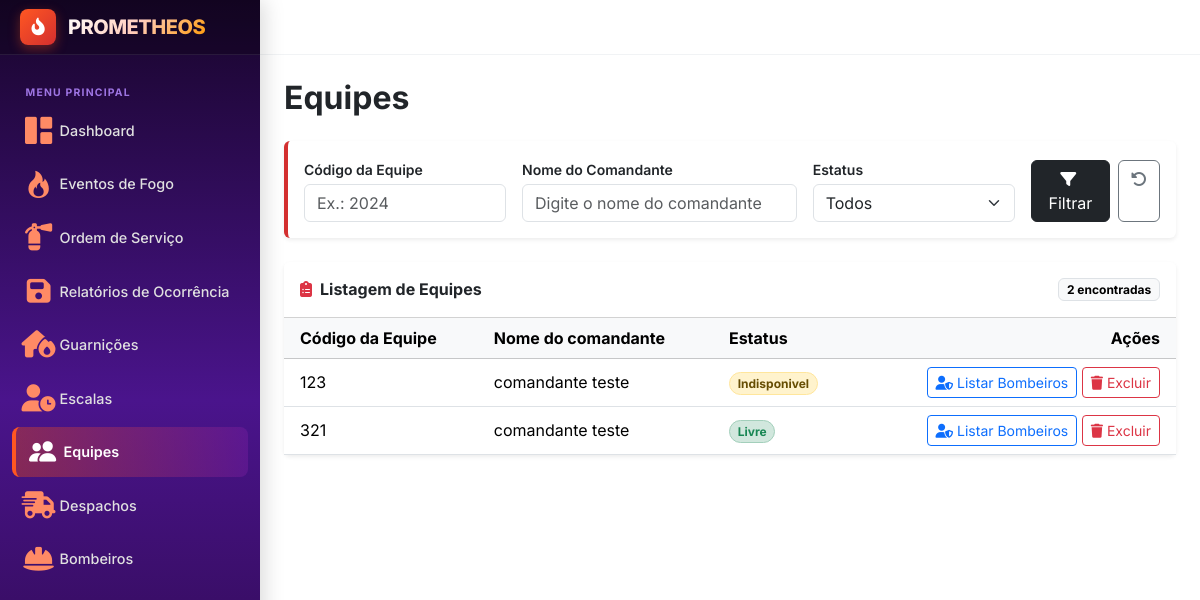
Page /equipes on the earlier database version.
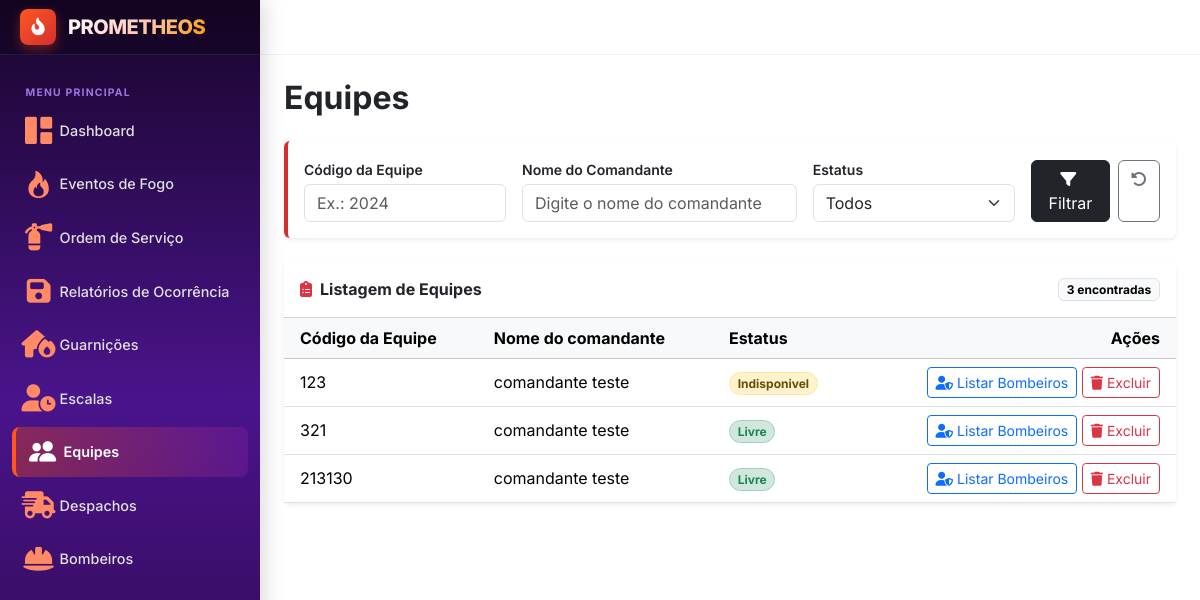
Same page on the later database version.
### gestao/models.py (models this page shows, shortened)
class Equipe(models.Model):
    id = models.IntegerField(primary_key=True)
    codigo = models.IntegerField()
    estatus = models.CharField(choices=Estatus, default=Estatus.LIVRE)
    id_comandante = models.ForeignKey("usuario.Bombeiro", on_delete=models.PROTECT)
    @property
    def nomeComandante(self):
           if self.id_comandante:
                  return self.id_comandante.id_usuario.nome
           return None

### usuario/models.py (models this page shows, shortened)
class Bombeiro(models.Model):
    id_usuario = models.OneToOneField(Usuario, on_delete=models.CASCADE)
    id_equipe = models.ForeignKey(Equipe, on_delete=models.PROTECT, blank=True, null=True)
    id_escala = models.ForeignKey(Escala, on_delete=models.SET_NULL, null=True, blank=True, related_name="bombeiros")
    matricula = models.IntegerField(primary_key=True)
    estatus = models.CharField(choices=Estatus.choices, default=Estatus.LIVRE)
    proficiencia = models.CharField(choices=Proficiencia.choices, blank=True, null=True, default=None)

class Usuario(models.Model):
    class perfil(models.TextChoices):
        ADMIN = "ADMIN"
        SALA_SITUACAO = "SALA_SITUACAO"
        COMANDO = "COMANDO"
        COMBATENTE = "COMBATENTE"
    id = models.IntegerField(primary_key=True)
    nome = models.CharField(max_length=50)
    email = models.EmailField()
    perfil = models.CharField(choices=perfil.choices)

### gestao/views.py (the view)
# urls.py: path('equipes', views.equipes, name='equipe'),
def equipes(request):
    equipes = Equipe.objects.all().order_by("codigo")
    filtros = {
        "codigo" : request.GET.get("codigo", ""),
        "estatus" : request.GET.get("estatus", ""),
        "comandante" : request.GET.get("comandante", "").strip()
    }
    if filtros["codigo"]:
        equipes = equipes.filter(codigo=filtros["codigo"])
    if filtros['estatus']:
        equipes = equipes.filter(estatus=filtros["estatus"])
    if filtros["comandante"]:
        equipes = equipes.filter(id_comandante__id_usuario__nome__icontains=filtros["comandante"])
    contexto = {
        "equipes" : equipes,
        "filtros" : filtros,
        "estatus_opcoes" : Equipe._meta.get_field("estatus").choices
    }
    return render(request, 'gestao/equipes.html', contexto)

### templates/gestao/equipes.html (shortened to what the changed rows need)
{% extends "layout.html" %}
{% block content %}
<div class="d-flex flex-wrap align-items-start justify-content-between gap-3 mb-4">
    <div>
        <h1 class="h2 fw-bold mb-0">Equipes</h1>
    </div>
</div>
<div class="card border-0 shadow-sm">
    <div class="card-header bg-white d-flex align-items-center justify-content-between py-3">
        <h2 class="h6 fw-bold mb-0">
            <i class="fa-solid fa-clipboard-list text-danger me-2"></i>Listagem de Equipes
        </h2>
        <span class="badge text-bg-light border">{{ equipes|length }} encontrada{{ equipes|length|pluralize }}</span>
    </div>
    <div class="table-responsive">
        <table class="table table-hover align-middle mb-0">
            <thead class="table-light">
                <tr>
                    <th scope="col" class="ps-3">Código da Equipe</th>
                    <th scope="col">Nome do comandante</th>
                    <th scope="col">Estatus</th>
                    <th scope="col" class="text-end pe-3">Ações</th>
                </tr>
            </thead>
            <tbody>
                {% for equipe in equipes %}
                <tr>
                    <td class="ps-3">{{ equipe.codigo }}</td>
                    <td>{{ equipe.nomeComandante }}</td>
                    <td>
                        {% if equipe.estatus == "LIVRE" %}
                        <span class="badge bg-success-subtle text-success border border-success-subtle rounded-pill">{{ equipe.get_estatus_display }}</span>
                        {% elif equipe.estatus == "INDISPONIVEL" %}
                        <span class="badge bg-warning-subtle text-warning-emphasis border border-warning-subtle rounded-pill">{{ equipe.get_estatus_display }}</span>
                        {% else %}
                        <span class="badge bg-secondary-subtle text-secondary border border-secondary-subtle rounded-pill">{{ equipe.get_estatus_display|default:equipe.estatus }}</span>
                        {% endif %}
                    </td>
                    <td class="text-end pe-3 text-nowrap">
                        <button type="button" class="btn btn-sm btn-outline-primary"
                                data-bs-toggle="modal" data-bs-target="#modalBombeiros"
                                data-url="{% url 'listaBombeiro' equipe.pk %}"
                                data-equipe="{{ equipe.codigo }}"
                                aria-label="Listar bombeiros da equipe {{ equipe.codigo }}">
                            <i class="fa-solid fa-user-shield"></i> Listar Bombeiros
                        </button>
                        <a href="{% url 'excluirEquipe' equipe.id %}" class="btn btn-sm btn-outline-danger"
                           onclick="return confirm('Excluir Equipe?');"
                           title="Excluir" aria-label="Excluir RO {{ relatorio.id }}">
                            <i class="fa-solid fa-trash"></i> Excluir
                        </a>
                    </td>
                </tr>
                {% endfor %}
            </tbody>
        </table>
    </div>
</div>
{% endblock %}

Differences in the rows shown:
added Equipe: codigo "213130", nomeComandante "comandante teste", estatus "Livre"
Other differences:
{{ equipes|length }}: "2" → "3"
